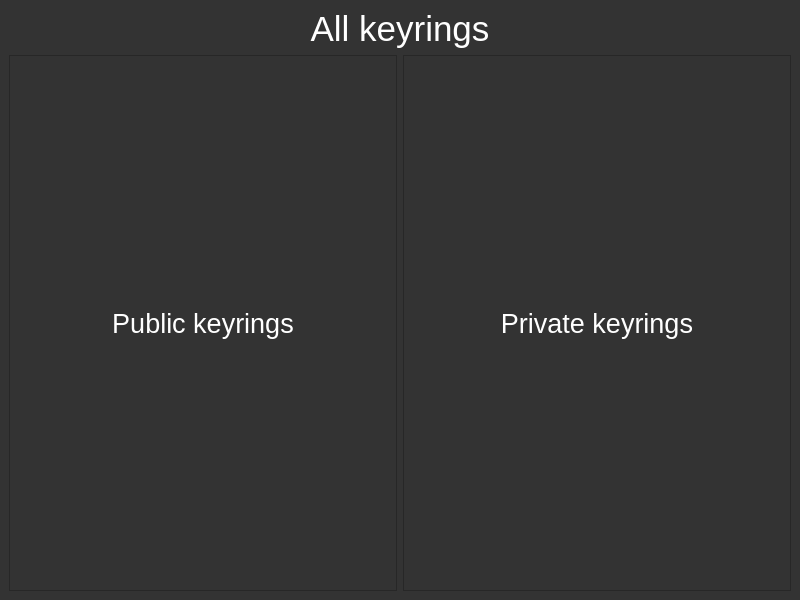
<?xml version="1.0" encoding="UTF-8"?>
<ui version="4.0">
 <class>AllKeyringsWindow</class>
 <widget class="QMainWindow" name="AllKeyringsWindow">
  <property name="geometry">
   <rect>
    <x>0</x>
    <y>0</y>
    <width>800</width>
    <height>600</height>
   </rect>
  </property>
  <property name="windowTitle">
   <string>All keyrings</string>
  </property>
  <property name="styleSheet">
   <string notr="true">background-color: rgb(51, 51, 51);
color: white;
font-size: 12pt;</string>
  </property>
  <widget class="QWidget" name="centralwidget">
   <layout class="QVBoxLayout" name="verticalLayout">
    <item>
     <widget class="QLabel" name="titleLabel">
      <property name="styleSheet">
       <string notr="true">background-color: rgb(51, 51, 51);
color: white;
font-size: 26pt;</string>
      </property>
      <property name="text">
       <string>All keyrings</string>
      </property>
      <property name="alignment">
       <set>Qt::AlignCenter</set>
      </property>
     </widget>
    </item>
    <item>
     <layout class="QHBoxLayout" name="horizontalLayout">
      <item>
       <widget class="QScrollArea" name="publicScrollArea">
        <property name="styleSheet">
         <string notr="true">background-color: rgb(51, 51, 51);
color: white;
font-size: 20pt;</string>
        </property>
        <property name="widgetResizable">
         <bool>true</bool>
        </property>
        <widget class="QWidget" name="publicScrollAreaWidgetContents">
         <property name="geometry">
          <rect>
           <x>0</x>
           <y>0</y>
           <width>380</width>
           <height>533</height>
          </rect>
         </property>
         <layout class="QVBoxLayout" name="publicVerticalLayout">
          <item>
           <widget class="QLabel" name="publicTitleLabel">
            <property name="styleSheet">
             <string notr="true">background-color: rgb(51, 51, 51);
color: white;
font-size: 20pt;</string>
            </property>
            <property name="text">
             <string>Public keyrings</string>
            </property>
            <property name="alignment">
             <set>Qt::AlignCenter</set>
            </property>
           </widget>
          </item>
         </layout>
        </widget>
       </widget>
      </item>
      <item>
       <widget class="QScrollArea" name="privateScrollArea">
        <property name="sizePolicy">
         <sizepolicy hsizetype="Expanding" vsizetype="Expanding">
          <horstretch>0</horstretch>
          <verstretch>0</verstretch>
         </sizepolicy>
        </property>
        <property name="styleSheet">
         <string notr="true">background-color: rgb(51, 51, 51);
color: white;
font-size: 20pt;</string>
        </property>
        <property name="widgetResizable">
         <bool>true</bool>
        </property>
        <widget class="QWidget" name="privateScrollAreaWidgetContents">
         <property name="geometry">
          <rect>
           <x>0</x>
           <y>0</y>
           <width>380</width>
           <height>533</height>
          </rect>
         </property>
         <layout class="QVBoxLayout" name="privateVerticalLayout">
          <item>
           <widget class="QLabel" name="privateTitleLabel">
            <property name="styleSheet">
             <string notr="true">background-color: rgb(51, 51, 51);
color: white;
font-size: 20pt;</string>
            </property>
            <property name="text">
             <string>Private keyrings</string>
            </property>
            <property name="alignment">
             <set>Qt::AlignCenter</set>
            </property>
           </widget>
          </item>
         </layout>
        </widget>
       </widget>
      </item>
     </layout>
    </item>
   </layout>
  </widget>
 </widget>
 <resources/>
 <connections/>
</ui>
